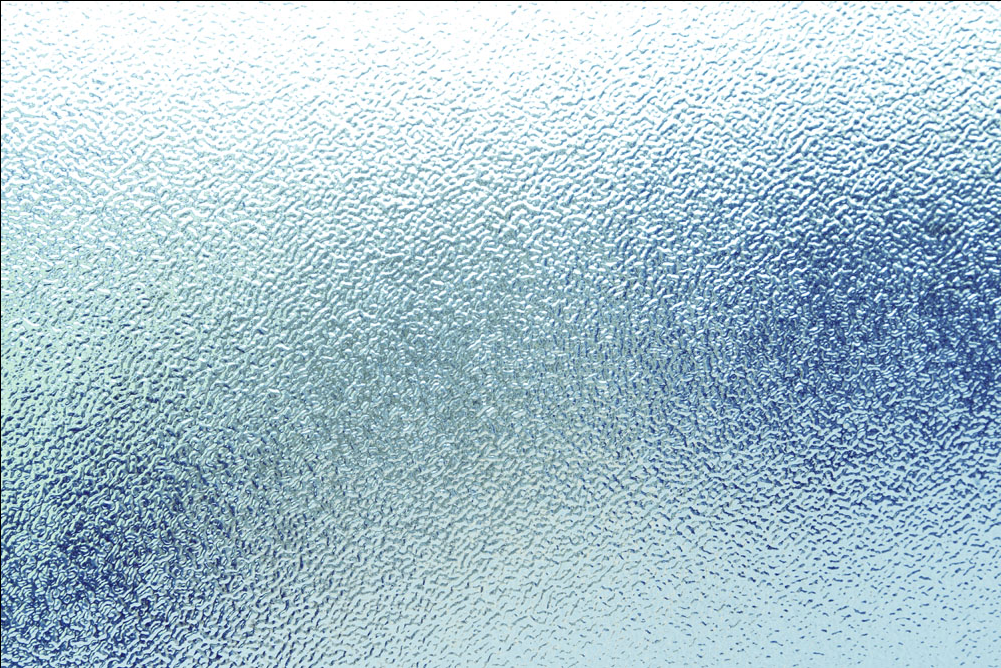
#> input picture threats/img/frost.png, 1001 x 668 px
$ python -i corruptions.py   (imports and definitions only)   (older library calls are emulated)
#> lines starting #> are read from the running program, lines starting #| are printed output that depends on the picture; after the words box and inside, x2 and y2 are one past the last pixel; in counts of white or black regions, pixels touching at a corner belong together
# Code modified from the paper "A baseline for detecting misclassified and out-of-distribution examples in neural networks"
## Original authorship: Hendrycks, Dan and Gimpel, Kevin
### arXiv preprint arXiv:1610.02136
# -*- coding: utf-8 -*-

import os
from PIL import Image
import os.path
import time
# [4 lines of commented-out code are left out]
import numpy as np

from PIL import Image


# /////////////// Distortion Helpers ///////////////

import skimage as sk
from skimage.filters import gaussian
from io import BytesIO
from wand.image import Image as WandImage
from wand.api import library as wandlibrary
import wand.color as WandColor
import ctypes
from PIL import Image as PILImage
import cv2
from scipy.ndimage import zoom as scizoom
from scipy.ndimage.interpolation import map_coordinates
import warnings

# [1 line not run here, left out]


# [13 lines left out: function disk, not called in this run]


# Tell Python about the C method
wandlibrary.MagickMotionBlurImage.argtypes = (ctypes.c_void_p,  # wand
                                              ctypes.c_double,  # radius
                                              ctypes.c_double,  # sigma
                                              ctypes.c_double)  # angle


# Extend wand.image.Image class to include method signature
class MotionImage(WandImage):
    def motion_blur(self, radius=0.0, sigma=0.0, angle=0.0):
        wandlibrary.MagickMotionBlurImage(self.wand, radius, sigma, angle)


# modification of https://github.com/FLHerne/mapgen/blob/master/diamondsquare.py
# [337 lines left out: functions plasma_fractal, clipped_zoom, gaussian_noise, shot_noise, impulse_noise, speckle_noise and 14 more, not called in this run]


# mod of https://gist.github.com/erniejunior/601cdf56d2b424757de5
def elastic_transform(image, severity=1):
#> called with severity = 1
    IMSIZE = image.shape[1]
#> IMSIZE = 1001
    c = [(IMSIZE*0, IMSIZE*0, IMSIZE*0.08),
         (IMSIZE*0.05, IMSIZE*0.2, IMSIZE*0.07),
         (IMSIZE*0.08, IMSIZE*0.06, IMSIZE*0.06),
         (IMSIZE*0.1, IMSIZE*0.04, IMSIZE*0.05),
         (IMSIZE*0.1, IMSIZE*0.03, IMSIZE*0.03)][severity - 1]
#> c = (0, 0, 80.08)

    #image = np.array(image, dtype=np.float32) / 255.
    shape = image.shape
#> shape = (668, 1001, 3)
    shape_size = shape[:2]
#> shape_size = (668, 1001)

    # random affine
    center_square = np.float32(shape_size) // 2
#> center_square = [334, 500]
    square_size = min(shape_size) // 3
#> square_size = 222
    pts1 = np.float32([center_square + square_size,
                       [center_square[0] + square_size, center_square[1] - square_size],
                       center_square - square_size])
#> pts1 = [[556, 722], [556, 278], [112, 278]]
    pts2 = pts1 + np.random.uniform(-c[2], c[2], size=pts1.shape).astype(np.float32)
    M = cv2.getAffineTransform(pts1, pts2)
    image = cv2.warpAffine(image, M, shape_size[::-1], borderMode=cv2.BORDER_REFLECT_101)
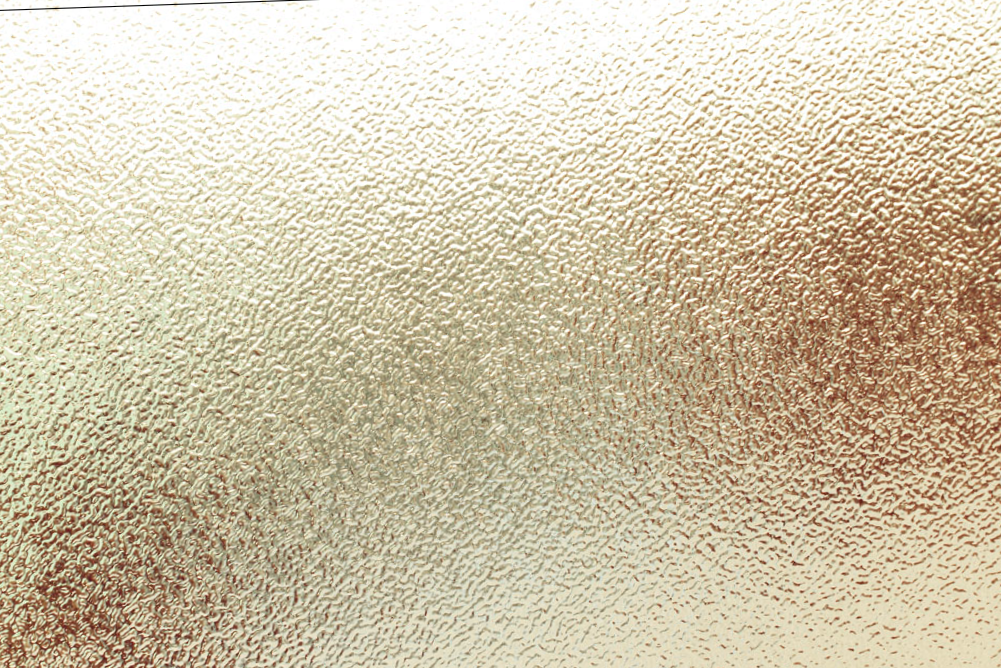
#> image: shape (668, 1001, 3); mean of channels 0, 1, 2 171.4, 197, 208.4; drawn as B, G, R

    dx = (gaussian(np.random.uniform(-1, 1, size=shape[:2]),
                   c[1], mode='reflect', truncate=3) * c[0]).astype(np.float32)
    dy = (gaussian(np.random.uniform(-1, 1, size=shape[:2]),
                   c[1], mode='reflect', truncate=3) * c[0]).astype(np.float32)
    dx, dy = dx[..., np.newaxis], dy[..., np.newaxis]

    x, y, z = np.meshgrid(np.arange(shape[1]), np.arange(shape[0]), np.arange(shape[2]))
    indices = np.reshape(y + dy, (-1, 1)), np.reshape(x + dx, (-1, 1)), np.reshape(z, (-1, 1))
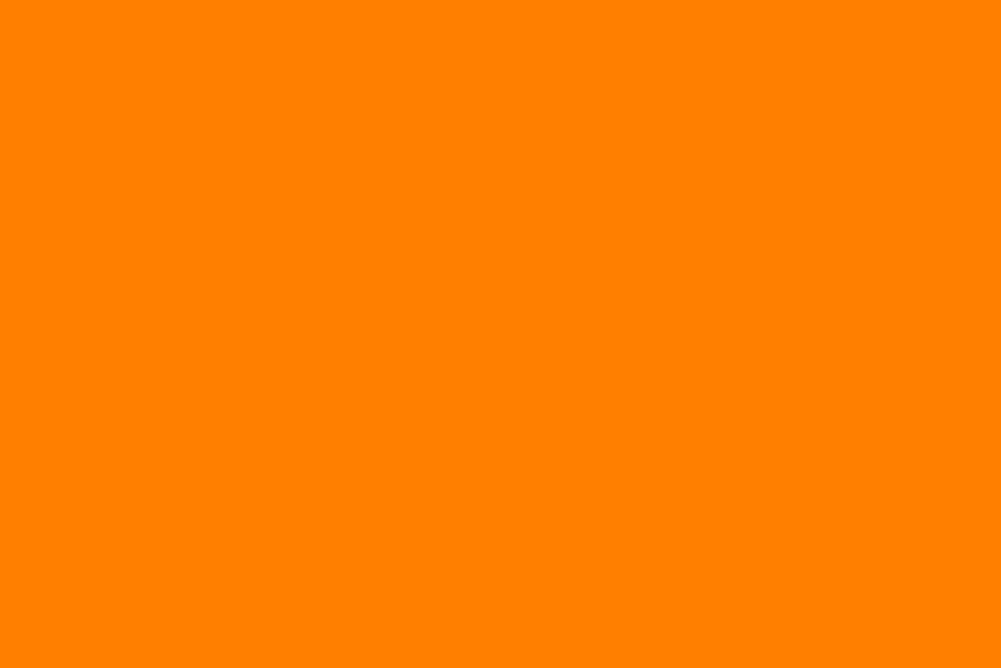
#> z: shape (668, 1001, 3) int64; mean of channels 0, 1, 2 0, 1, 2; drawn with min black and max white
    return np.clip(map_coordinates(image, indices, order=1, mode='reflect').reshape(shape), 0, 1) * 255
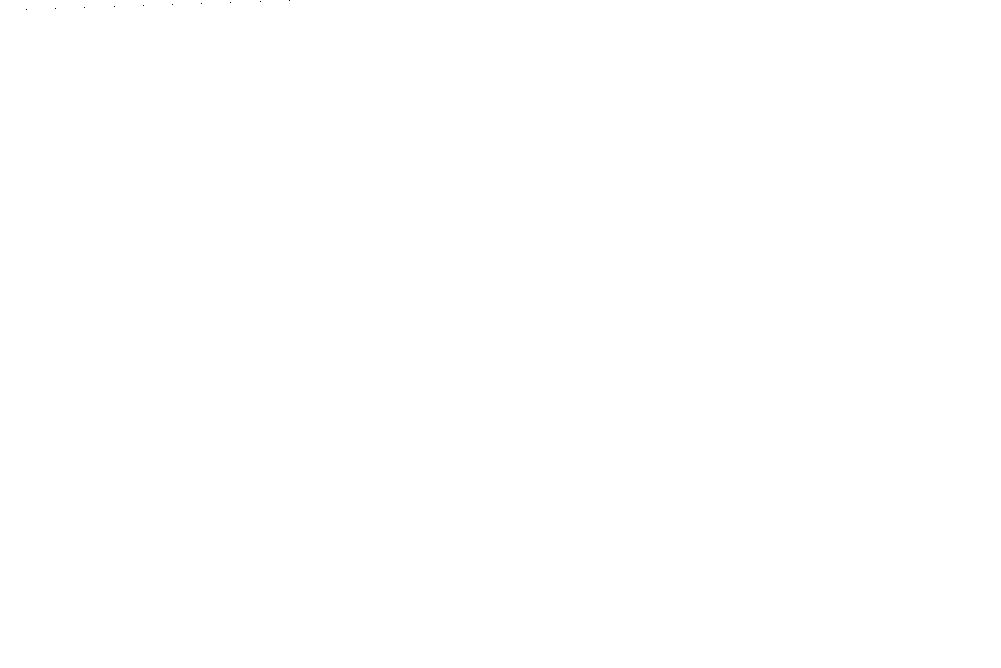
#> returned value: shape (668, 1001, 3); 100% white; black in thin lines or dots, all inside (x1, y1, x2, y2) = (26, 0, 290, 10)


# /////////////// End Distortions ///////////////
'''
import collections

print('Using CIFAR-10 data')

d = collections.OrderedDict()
d['Gaussian Noise'] = gaussian_noise
d['Shot Noise'] = shot_noise
d['Impulse Noise'] = impulse_noise
d['Defocus Blur'] = defocus_blur
d['Glass Blur'] = glass_blur
d['Motion Blur'] = motion_blur
d['Zoom Blur'] = zoom_blur
d['Snow'] = snow
d['Frost'] = frost
d['Fog'] = fog
d['Brightness'] = brightness
d['Contrast'] = contrast
d['Elastic'] = elastic_transform
d['Pixelate'] = pixelate
d['JPEG'] = jpeg_compression

d['Speckle Noise'] = speckle_noise
d['Gaussian Blur'] = gaussian_blur
d['Spatter'] = spatter
d['Saturate'] = saturate


test_data = dset.CIFAR10('/share/data/vision-greg/cifarpy', train=False)
convert_img = trn.Compose([trn.ToTensor(), trn.ToPILImage()])


for method_name in d.keys():
    print('Creating images for the corruption', method_name)
    cifar_c, labels = [], []

    for severity in range(1,6):
        corruption = lambda clean_img: d[method_name](clean_img, severity)

        for img, label in zip(test_data.data, test_data.targets):
            labels.append(label)
            cifar_c.append(np.uint8(corruption(convert_img(img))))

    np.save('/share/data/vision-greg2/users/dan/datasets/CIFAR-10-C/' + d[method_name].__name__ + '.npy',
            np.array(cifar_c).astype(np.uint8))

    np.save('/share/data/vision-greg2/users/dan/datasets/CIFAR-10-C/labels.npy',
            np.array(labels).astype(np.uint8))
'''

>>> import cv2
>>> picture = cv2.cvtColor(cv2.imread('img/frost.png'), cv2.COLOR_BGR2RGB)
>>> result = elastic_transform(picture)
